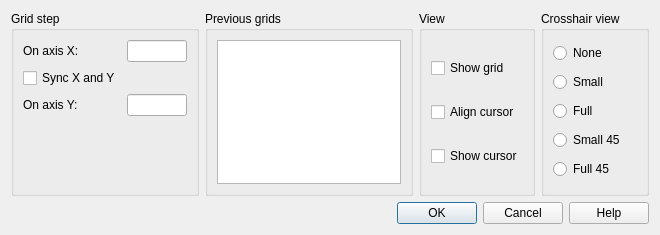
<?xml version="1.0" encoding="UTF-8"?>
<ui version="4.0">
 <class>SdDGrid</class>
 <widget class="QDialog" name="SdDGrid">
  <property name="geometry">
   <rect>
    <x>0</x>
    <y>0</y>
    <width>660</width>
    <height>235</height>
   </rect>
  </property>
  <property name="windowTitle">
   <string>Grid</string>
  </property>
  <layout class="QVBoxLayout" name="verticalLayout_4">
   <item>
    <layout class="QHBoxLayout" name="horizontalLayout">
     <item>
      <widget class="QGroupBox" name="groupBox">
       <property name="title">
        <string>Grid step</string>
       </property>
       <layout class="QFormLayout" name="formLayout">
        <item row="0" column="0">
         <widget class="QLabel" name="label">
          <property name="text">
           <string>On axis X:</string>
          </property>
         </widget>
        </item>
        <item row="0" column="1">
         <widget class="QLineEdit" name="mStepX">
          <property name="minimumSize">
           <size>
            <width>60</width>
            <height>0</height>
           </size>
          </property>
          <property name="toolTip">
           <string>Grid step on axis X</string>
          </property>
          <property name="text">
           <string/>
          </property>
         </widget>
        </item>
        <item row="1" column="0">
         <widget class="QCheckBox" name="mSyncXY">
          <property name="toolTip">
           <string>If checked then axis Y grid step is same as on axis X</string>
          </property>
          <property name="text">
           <string>Sync X and Y</string>
          </property>
         </widget>
        </item>
        <item row="2" column="0">
         <widget class="QLabel" name="label_2">
          <property name="text">
           <string>On axis Y:</string>
          </property>
         </widget>
        </item>
        <item row="2" column="1">
         <widget class="QLineEdit" name="mStepY">
          <property name="minimumSize">
           <size>
            <width>60</width>
            <height>0</height>
           </size>
          </property>
          <property name="toolTip">
           <string>Grid step on axis Y</string>
          </property>
         </widget>
        </item>
       </layout>
      </widget>
     </item>
     <item>
      <widget class="QGroupBox" name="groupBox_2">
       <property name="title">
        <string>Previous grids</string>
       </property>
       <layout class="QVBoxLayout" name="verticalLayout_3">
        <item>
         <widget class="QListWidget" name="mPreviousList"/>
        </item>
       </layout>
      </widget>
     </item>
     <item>
      <widget class="QGroupBox" name="groupBox_3">
       <property name="title">
        <string>View</string>
       </property>
       <layout class="QVBoxLayout" name="verticalLayout_2">
        <item>
         <widget class="QCheckBox" name="mShowGrid">
          <property name="toolTip">
           <string>If checked then grid is visible</string>
          </property>
          <property name="text">
           <string>Show grid</string>
          </property>
         </widget>
        </item>
        <item>
         <widget class="QCheckBox" name="mAlignCursor">
          <property name="toolTip">
           <string>When checked cursor movement is aligned to grid nodes</string>
          </property>
          <property name="text">
           <string>Align cursor</string>
          </property>
         </widget>
        </item>
        <item>
         <widget class="QCheckBox" name="mShowCursor">
          <property name="toolTip">
           <string>When checked cursor is visible</string>
          </property>
          <property name="text">
           <string>Show cursor</string>
          </property>
         </widget>
        </item>
       </layout>
      </widget>
     </item>
     <item>
      <widget class="QGroupBox" name="groupBox_4">
       <property name="title">
        <string>Crosshair view</string>
       </property>
       <layout class="QVBoxLayout" name="verticalLayout">
        <item>
         <widget class="QRadioButton" name="mCrosshairNone">
          <property name="toolTip">
           <string>Addon crosshair cursor is invisible</string>
          </property>
          <property name="text">
           <string>None</string>
          </property>
         </widget>
        </item>
        <item>
         <widget class="QRadioButton" name="mCrosshairSmall">
          <property name="toolTip">
           <string>Addon crosshair cursor is small with size as in options defined</string>
          </property>
          <property name="text">
           <string>Small</string>
          </property>
         </widget>
        </item>
        <item>
         <widget class="QRadioButton" name="mCrosshairFull">
          <property name="toolTip">
           <string>Addon crosshair cursor is over all graphics window</string>
          </property>
          <property name="text">
           <string>Full</string>
          </property>
         </widget>
        </item>
        <item>
         <widget class="QRadioButton" name="mCrosshairSmall45">
          <property name="toolTip">
           <string>Addon crosshair cursor is small 45 degree cursor</string>
          </property>
          <property name="text">
           <string>Small 45</string>
          </property>
         </widget>
        </item>
        <item>
         <widget class="QRadioButton" name="mCrosshairFull45">
          <property name="toolTip">
           <string>Addon crosshair cursor is over full graphics window 45 degree cursor</string>
          </property>
          <property name="text">
           <string>Full 45</string>
          </property>
         </widget>
        </item>
       </layout>
      </widget>
     </item>
    </layout>
   </item>
   <item>
    <widget class="QDialogButtonBox" name="buttonBox">
     <property name="orientation">
      <enum>Qt::Horizontal</enum>
     </property>
     <property name="standardButtons">
      <set>QDialogButtonBox::Cancel|QDialogButtonBox::Help|QDialogButtonBox::Ok</set>
     </property>
    </widget>
   </item>
  </layout>
 </widget>
 <resources/>
 <connections>
  <connection>
   <sender>buttonBox</sender>
   <signal>accepted()</signal>
   <receiver>SdDGrid</receiver>
   <slot>accept()</slot>
   <hints>
    <hint type="sourcelabel">
     <x>248</x>
     <y>254</y>
    </hint>
    <hint type="destinationlabel">
     <x>157</x>
     <y>274</y>
    </hint>
   </hints>
  </connection>
  <connection>
   <sender>buttonBox</sender>
   <signal>rejected()</signal>
   <receiver>SdDGrid</receiver>
   <slot>reject()</slot>
   <hints>
    <hint type="sourcelabel">
     <x>316</x>
     <y>260</y>
    </hint>
    <hint type="destinationlabel">
     <x>286</x>
     <y>274</y>
    </hint>
   </hints>
  </connection>
 </connections>
</ui>
